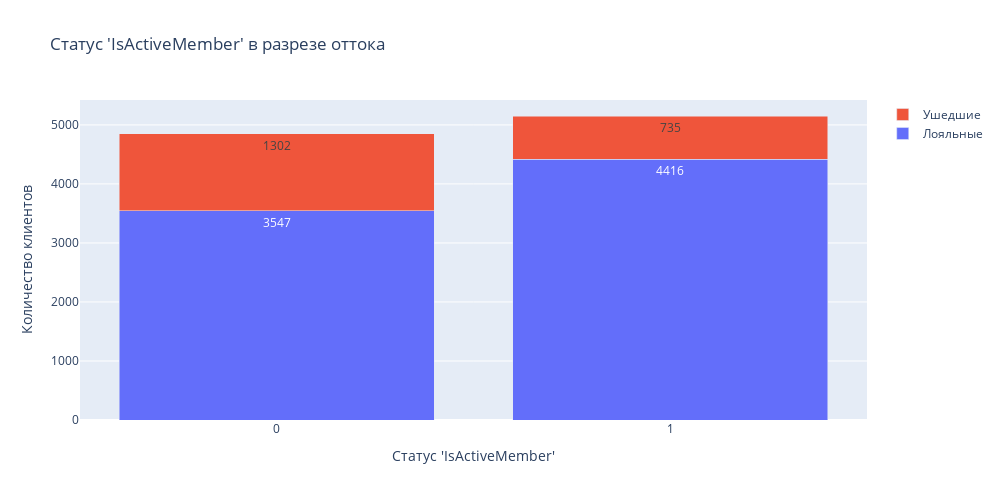

The cell this chart's notebook holds for it:
### Markdown cell above
# Задание 9.8
Как влияет наличие статуса активного клиента на отток клиентов? Постройте диаграмму, иллюстрирующую это. Что бы вы предложили банку, чтобы уменьшить отток клиентов среди неактивных?

### Code cell
fig = go.Figure()
fig.add_trace(go.Bar(x = churn_data[churn_data['Exited']==0]['IsActiveMember'].value_counts().index, y = churn_data[churn_data['Exited']==0]['IsActiveMember'].value_counts().values, name='Лояльные', text=churn_data[churn_data['Exited']==0]['IsActiveMember'].value_counts().values))
fig.add_trace(go.Bar(x = churn_data[churn_data['Exited']==1]['IsActiveMember'].value_counts().index, y = churn_data[churn_data['Exited']==1]['IsActiveMember'].value_counts().values, name='Ушедшие', text=churn_data[churn_data['Exited']==1]['IsActiveMember'].value_counts().values))
fig.update_layout(barmode='stack', width=1000, height=500, title_text="Статус 'IsActiveMember' в разрезе оттока")
fig.update_xaxes(title_text="Статус 'IsActiveMember'", dtick=1)
fig.update_yaxes(title_text="Количество клиентов")

fig.show()

### Figure 1 — Plotly figure (JSON) as saved in the notebook; plotly's stock layout.template omitted (floating-point values rounded to 4 significant figures)
{"data": [{"name": "Лояльные", "text": [4416, 3547], "type": "bar", "x": [1, 0], "y": [4416, 3547]}, {"name": "Ушедшие", "text": [1302, 735], "type": "bar", "x": [0, 1], "y": [1302, 735]}], "layout": {"barmode": "stack", "height": 500, "title": {"text": "Статус 'IsActiveMember' в разрезе оттока"}, "width": 1000, "xaxis": {"dtick": 1, "title": {"text": "Статус 'IsActiveMember'"}}, "yaxis": {"title": {"text": "Количество клиентов"}}}}
